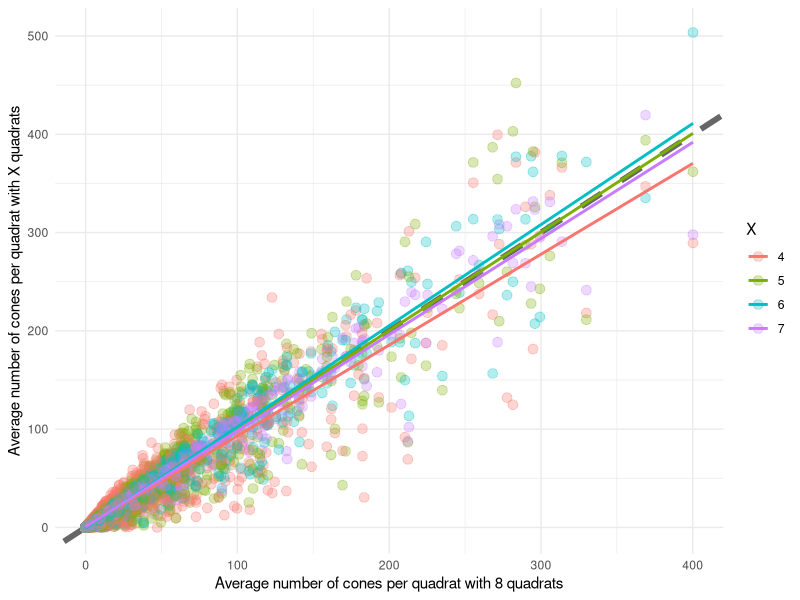

Here is the R script that generated this plot: (Note: this script raises an error after producing the figure.)
library(data.table)
library(ggplot2)
library(dplyr)
library(lubridate)
library(tidyr)

#data.table syntax
## DT[with i, do j, by group]

dat <- fread("input/MiddenConeCounts.csv")



# basic cleaning and investigating ----------------------------------------

#get rid of totals columns
dat[, grep("total", names(dat)) := NULL ]

#GRAB ALL COLUMNS WITH OLD AND NEW
conecols <- c(grep("old", names(dat), value = TRUE), grep("new", names(dat), value = TRUE))

#classify all cone cols to be numeric
dat <- dat %>% as.data.table(mutate_at(conecols, as.numeric))

#examples of how to explore data
dat[gr == "BT", length(unique(squirrel_id)), Year]
dat[gr == "BT", .N, Year]

#remove weird NAs from grid column
dat <- dat[!gr == ""]

#create a midden ID by pasting grid and ref location
dat[, midden := paste0(gr, "_", reflo)]

#classify year as numeric
dat[, Year := as.numeric(Year)]



# create new data frame ---------------------------------------------------

#melt down all cone count columns by the quadrat. Value is the cone count
meltdat <- melt(dat, measure.vars = conecols, value.name = "count", variable.name = "quadrat")

#subset the melted data to just columns of interest
dt <- meltdat[, .(Year, midden, squirrel_id, quadrat, count)]

#make age of cones its own column by splitting from quadrat column
dt[, age := tstrsplit(quadrat, "_", keep = 2)]

#remove age from quadrat name
dt[, quadrat := gsub(c("_old"), c(""), quadrat)]
dt[, quadrat := gsub(c("_new"), c(""), quadrat)]

#set order of subset data to by by midden then year
dt <- setorder(dt, midden, Year)


#create list of midden things
vars <- c("Year", "midden", "squirrel_id")

dt[, Year := as.numeric(Year)]

dt[, count := as.numeric(count)]

#remove NAs from dt counts
dt <- dt[!is.na(count)]
#make sure there are no remaining NAs
na_rows <- dt[is.na(count)]

# sample ------------------------------------------------------------------

#sum all cone count data by year, midden and squirrel id
#this combines old and new cones. If you want them separated at 'age' to the by group
all_8 <- dt[, sum(count)/8, by = vars]
setnames(all_8, "V1", "count_8")


# 
# testmid <- sample(dt$midden, 1)
# test <- dt[midden %in% testmid]
# 
# 
# 
# quads <- test[, unique(quadrat)]
# 
# samplequads <- sample(quads, 4, replace = FALSE)
# 
# test2 <- test[quadrat %in% samplequads]
# 
# test2[, sum(count)]
# 
# test[, sum(count)]


#function that randomly samples 4 quadrats
randomcount <- function(cd, samplecol, numb){ #cd = cone data, samplecol = quadrat column, numb = how many quadrats sampled
  
  #pull all unique quadrat names from quadrat col
  quads <- cd[, unique(samplecol)]
  
  #sample 4 of these quadrat names randomly
  samplenumb <- sample(quads, numb, replace = FALSE)
  
  #subset the data to only include these four quadrats
  subset <- cd[samplecol %in% samplenumb]
  
  #return the sum of this data subset. If you want it partitioned by age, do a by = age
  return(subset[, sum(count)/numb])
  
}

#run the function by year, midden, and squirrel id.
all_4 <- dt[, randomcount(cd = .SD, samplecol = quadrat, numb = 4), by = vars]
setnames(all_4, "V1", "other_count")
all_4[, sample := 4]

all_5 <- dt[, randomcount(cd = .SD, samplecol = quadrat, numb = 5), by = vars]
setnames(all_5, "V1", "other_count")
all_5[, sample := 5]

all_6 <- dt[, randomcount(cd = .SD, samplecol = quadrat, numb = 6), by = vars]
setnames(all_6, "V1", "other_count")
all_6[, sample := 6]

all_7 <- dt[, randomcount(cd = .SD, samplecol = quadrat, numb = 7), by = vars]
setnames(all_7, "V1", "other_count")
all_7[, sample := 7]

all_samples <- rbind(all_4, all_5, all_6, all_7)


#to merge into a wide table
countcompare <- merge(all_samples, all_8, by = vars, all.x = TRUE)
countcompare[, sample := as.factor(sample)]
setnames(countcompare, "sample", "X")


#correlation coefficient run by sample size, added r^2 and sample size
correlations <- countcompare[, .(correlation = cor(count_8, other_count, use = "complete.obs"),
  r_squared = cor(count_8, other_count, use = "complete.obs")^2,
  n = sum(!is.na(count_8))),
  by = X]

#calculate standard errors
correlations[, se_correlation := sqrt((1 - correlation^2) / (n - 2))]


#using color to differentiate
(conefig <- 
  ggplot(countcompare)+
  geom_abline(intercept = 0, slope = 1, linetype = 2, linewidth = 2, color = "grey40")+
  geom_point(aes(x = count_8, y = other_count, color = X), size = 3, alpha = .3)+
  geom_smooth(aes(x = count_8, y = other_count, color = X), fill = NA, method = "lm")+
  labs(x = "Average number of cones per quadrat with 8 quadrats", y = "Average number of cones per quadrat with X quadrats")+
  theme_minimal())

#use facet wrap to differentiate
ggplot(countcompare)+
  geom_abline(intercept = 0, slope = 1, linetype = 2, linewidth = 2, color = "grey40")+
  geom_point(aes(x = count_8, y = other_count), color = "blue", size = 3, alpha = .3)+
  geom_smooth(aes(x = count_8, y = other_count), fill = NA, method = "lm")+ 
  labs(x = "Cone count with 8 quadrats", y = "Other cone count")+
  facet_wrap(~sample, scales = "fixed")+
  theme_minimal()


#4 and 8 count by year ----------------------------------------------------------------------


#remove 'sample' column from all_4
all_4[, sample := NULL]
setnames(all_4, "other_count", "count_4")


#merge count_4 and count_8
countcompare4_8 <- merge(all_4, all_8, by = vars, all.x = TRUE)
countcompare4_8[, Year := as.factor(Year)]


#using colour to differentiate by year
(conefig2 <- 
    ggplot(countcompare4_8)+
    geom_abline(intercept = 0, slope = 1, linetype = 2, linewidth = 2, color = "grey40")+
    geom_point(aes(x = count_8, y = count_4, color = Year), size = 3, alpha = .3)+
    geom_smooth(aes(x = count_8, y = count_4, color = Year), fill = NA, method = "lm")+
    labs(x = "Average number of cones per quadrat with 8 quadrats", y = "Average number of cones per quadrat with 4 quadrats")+
    theme_minimal())


#correlation between 4 and 8 by year
correlations_48_by_year <- countcompare4_8[, .(correlation = cor(count_8, count_4, use = "complete.obs"),
  r_squared = cor(count_8, count_4, use = "complete.obs")^2,
  n = sum(!is.na(count_8))),
  by = Year]

#calculate standard errors
correlations_48_by_year[, se_correlation := sqrt((1 - correlation^2) / (n - 2))]


# quick count analysis -----------------------------------------------------------


#setting up quickcount correlation data table
columns_to_extract <- c("Year", "midden", "squirrel_id", "CA1")
quickcount <- dat[, ..columns_to_extract, with = FALSE]
setnames(quickcount, "CA1", "quick_count")

#remove NAs from quick count
quickcount[, quick_count := as.numeric(quick_count)]
quickcount <- quickcount[!is.na(quick_count)]

#separate count and X "sample"
all_8 <- all_8 %>%
  separate(count_8, into = c("count", "X"), sep = "(?<=\\d)(?=[A-Za-z])")
all_8[, X := 8]


all_4 <- all_4 %>%
  separate(count_4, into = c("count", "X"), sep = "(?<=\\d)(?=[A-Za-z])")
all_4[, X := 4]

#rbind count 8 and 4 by sample
count8_4 <- rbind(all_4, all_8)

#now merge with quick count
quickcount8_4 <- merge(count8_4, quickcount, by = vars, all.x = TRUE)

quickcount8_4$count <- as.numeric(quickcount8_4$count)
quickcount8_4$quick_count <- as.numeric(quickcount8_4$quick_count)


#correlation between quick count and quadrat sample
quickcountcorrelations <- quickcount8_4[, .(correlation = cor(count, quick_count, use = "complete.obs"),
  r_squared = cor(count, quick_count, use = "complete.obs")^2,
  n = sum(!is.na(count))),
  by = X]

quickcountcorrelations[, se_correlation := sqrt((1 - correlation^2) / (n - 2))]


#create a figure for quick count by 4 and 8 quadrats
(conefig3 <- 
    ggplot(quickcount8_4)+
    geom_abline(intercept = 0, slope = 1, linetype = 2, linewidth = 2, color = "grey40")+
    geom_point(aes(x = quick_count, y = count, color = X), size = 3, alpha = .3)+
    geom_smooth(aes(x = quick_count, y = count, color = X), fill = NA, method = "lm")+
    labs(x = "Quick count", y = "Average number of cones per quadrat with X quadrats")+
    theme_minimal())



#Total count --------------------------------------------------------------
dat[, midden_area := (pi * (Length/2) * (Width/2))]

columns_to_extract <- c("Year", "midden", "squirrel_id", "CA1", "midden_area")
total_count <- dat[, ..columns_to_extract, with = FALSE]
setnames(total_count, "CA1", "quick_count")

total_count_area <- merge(total_count, count8_4, by = vars, all.x = TRUE)
total_count_area[, count := as.numeric(count)]

total_count_area[, total_cones := (midden_area * (count/120))]
total_count_area[, quick_count := as.numeric(quick_count)]
total_count_area <- total_count_area[!is.na(quick_count)]

total_count_area[, midden_area := NULL]
total_count_area[, average_cones := NULL]


(conefig4 <- 
    ggplot(total_count_area)+
    geom_abline(intercept = 0, slope = 1, linetype = 2, linewidth = 2, color = "grey40")+
    geom_point(aes(x = quick_count, y = total_cones, color = X), size = 3, alpha = .3)+
    geom_smooth(aes(x = quick_count, y = total_cones, color = X), fill = NA, method = "lm")+
    labs(x = "Quick count", y = "Total cones on the midden")+
    theme_minimal())


# save things -------------------------------------------------------------

#file name, figure name, size, units
ggsave("output/samplesizeb.jpeg", conefig, width = 8, height = 6, unit = "in")

ggsave("output/4_8_by_year.jpeg", conefig2, width = 8, height = 6, unit = "in")

ggsave("output/quickcount_4_8.jpeg", conefig3, width = 8, height = 6, unit = "in")



